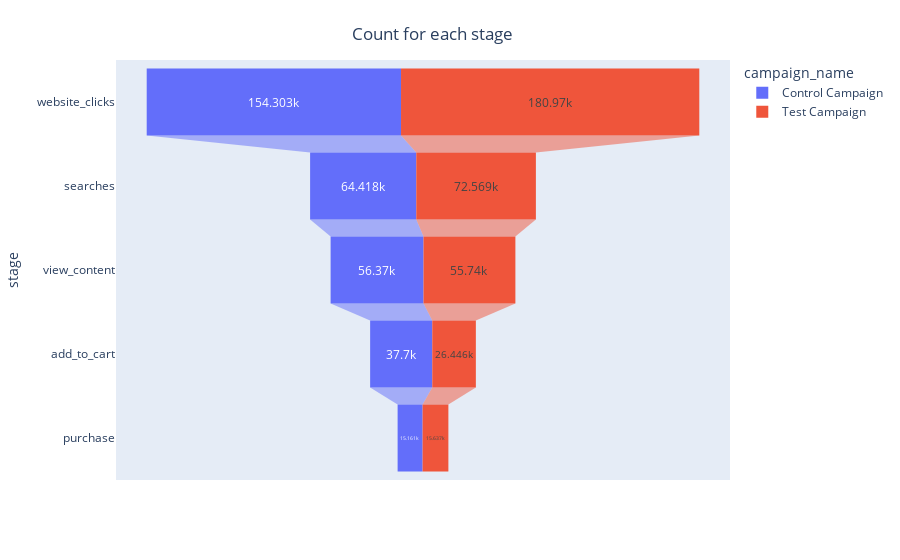

Source (notebook cell):
### Code cell
stages = ["website_clicks", "searches", "view_content", "add_to_cart", "purchase"]
df_1 = pd.DataFrame(dict(number=[154303.0, 64418.0, 56370.0, 37700.0, 15161.0], stage=stages))
df_1['campaign_name'] = 'Control Campaign'
df_2 = pd.DataFrame(dict(number=[180970.0, 72569.0, 55740.0, 26446.0, 15637.0], stage=stages))
df_2['campaign_name'] = 'Test Campaign'
df_pic = pd.concat([df_1, df_2], axis=0)
fig = px.funnel(df_pic, x='number', y='stage', color='campaign_name')
fig.update_layout(
    title={
        'text': "Count for each stage",
        'y':0.95,
        'x':0.48,
        'xanchor': 'center',
        'yanchor': 'top'})
fig.show()

### Figure 1 — Plotly figure (JSON) as saved in the notebook; plotly's stock layout.template omitted (floating-point values rounded to 4 significant figures)
{"data": [{"hovertemplate": "campaign_name=Control Campaign<br>number=%{x}<br>stage=%{y}<extra></extra>", "legendgroup": "Control Campaign", "marker": {"color": "#636efa"}, "name": "Control Campaign", "orientation": "h", "showlegend": true, "type": "funnel", "x": [154303, 64418, 56370, 37700, 15161], "xaxis": "x", "y": ["website_clicks", "searches", "view_content", "add_to_cart", "purchase"], "yaxis": "y"}, {"hovertemplate": "campaign_name=Test Campaign<br>number=%{x}<br>stage=%{y}<extra></extra>", "legendgroup": "Test Campaign", "marker": {"color": "#EF553B"}, "name": "Test Campaign", "orientation": "h", "showlegend": true, "type": "funnel", "x": [180970, 72569, 55740, 26446, 15637], "xaxis": "x", "y": ["website_clicks", "searches", "view_content", "add_to_cart", "purchase"], "yaxis": "y"}], "layout": {"legend": {"title": {"text": "campaign_name"}, "tracegroupgap": 0}, "margin": {"t": 60}, "title": {"text": "Count for each stage", "x": 0.48, "xanchor": "center", "y": 0.95, "yanchor": "top"}, "xaxis": {"anchor": "y", "domain": [0, 1], "title": {"text": "number"}}, "yaxis": {"anchor": "x", "domain": [0, 1], "title": {"text": "stage"}}}}
